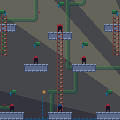

The image is a tile-based game level rendered from a .tmx file. Its description and complete source (layers, tilesets, objects, tile grids) follow:
An orthogonal 15x15 tile map with 8x8 px tiles, 5 tile layers (Pipes, Water, Platforms, Extras, ...), 1 image layer.

<map version="1.4" tiledversion="2021.01.13" orientation="orthogonal" renderorder="right-down" width="15" height="15" tilewidth="8" tileheight="8" infinite="0" nextlayerid="7" nextobjectid="1">
 <tileset firstgid="1" source="tileset.tsx" />
 <imagelayer id="5" name="Background" locked="1" opacity="0.87">
  <image source="background_picosystem.png" width="120" height="120" />
 </imagelayer>
 <layer id="3" name="Pipes" width="15" height="15" locked="1" opacity="0.57">
  <data encoding="csv">
0,0,0,0,13,0,0,0,29,23,24,0,0,0,0,
0,0,0,0,14,0,0,0,13,0,0,0,0,0,0,
6,23,23,23,24,0,0,0,13,0,0,0,0,0,0,
13,0,0,0,0,0,0,0,13,0,0,0,0,0,0,
13,0,0,0,0,0,0,0,13,0,0,0,0,0,0,
13,0,0,0,0,0,0,0,13,0,0,0,0,0,0,
24,0,0,0,0,0,0,0,13,0,0,0,0,0,0,
0,0,0,0,0,0,0,0,16,0,0,0,0,0,0,
0,0,0,0,0,0,0,0,21,6,23,23,23,23,23,
0,0,0,0,0,0,0,0,0,13,0,0,0,0,0,
0,0,0,0,0,0,0,0,0,13,0,0,0,0,0,
0,0,0,0,0,18,6,7,23,24,0,0,0,0,0,
0,0,0,0,0,26,13,0,0,0,0,0,0,0,0,
7,8,0,0,0,26,13,0,0,0,0,0,0,0,0,
0,13,0,0,0,26,13,0,0,0,0,0,0,0,0
</data>
 </layer>
 <layer id="4" name="Water" width="15" height="15" locked="1" opacity="0.5">
  <data encoding="csv">
0,0,0,0,0,0,0,0,0,0,0,0,0,0,0,
0,0,0,0,0,0,0,0,0,0,0,0,0,0,0,
0,0,0,0,0,0,0,0,0,0,0,0,0,0,0,
0,0,0,0,0,0,0,0,0,0,0,0,0,0,0,
0,0,0,0,0,0,0,0,0,0,0,0,0,0,0,
0,0,0,0,0,0,0,0,0,0,0,0,0,0,0,
0,0,0,0,0,0,0,0,0,0,0,0,0,0,0,
0,0,0,0,0,0,0,0,0,0,0,0,0,0,0,
0,0,0,0,0,0,0,0,0,0,0,0,0,0,0,
0,0,0,0,0,0,0,0,0,0,0,0,0,0,0,
0,0,0,0,0,0,0,0,0,0,0,0,0,0,0,
0,0,0,0,0,0,0,0,0,0,0,0,0,0,0,
0,0,0,0,0,0,0,0,0,0,0,0,0,0,0,
0,0,0,0,0,0,0,0,0,0,0,0,0,0,0,
31,31,31,31,31,31,31,31,31,31,31,31,31,31,31
</data>
 </layer>
 <layer id="1" name="Platforms" width="15" height="15">
  <data encoding="csv">
0,0,0,0,0,0,0,0,0,0,0,0,0,0,0,
0,0,0,0,0,0,0,0,0,0,0,0,0,0,0,
0,0,0,0,0,0,0,0,0,0,0,0,0,0,0,
2,3,0,0,0,0,0,0,0,0,0,0,0,1,2,
0,0,0,0,0,0,1,2,3,0,0,0,0,0,0,
0,0,0,0,0,0,0,0,0,0,0,0,0,0,0,
0,0,0,0,0,0,0,0,0,0,0,0,0,0,0,
0,0,0,0,0,0,0,0,0,0,0,0,0,0,0,
0,0,0,1,2,3,0,0,0,1,2,3,0,0,0,
0,0,0,0,0,0,0,0,0,0,0,0,0,0,0,
0,0,0,0,0,0,0,0,0,0,0,0,0,0,0,
0,0,0,0,0,0,0,0,0,0,0,0,0,0,0,
0,0,0,0,0,0,0,0,0,0,0,0,0,0,0,
0,0,0,0,0,0,0,0,0,0,0,0,0,0,0,
2,2,3,0,0,0,1,2,3,0,0,0,1,2,2
</data>
 </layer>
 <layer id="2" name="Extras" width="15" height="15">
  <data encoding="csv">
0,0,0,0,0,0,0,20,0,0,0,0,0,0,0,
19,0,0,0,0,0,0,0,0,0,0,0,0,0,19,
12,0,0,0,0,0,0,0,0,0,0,0,0,0,12,
12,0,0,0,0,0,0,12,0,0,0,0,0,0,12,
12,0,0,0,0,0,0,12,0,0,0,0,0,0,12,
12,0,0,0,20,0,0,12,0,0,20,0,0,0,12,
12,0,0,0,0,0,0,12,0,0,0,0,0,0,12,
0,0,0,0,0,0,0,12,0,0,0,0,0,0,0,
0,0,0,0,0,0,0,12,0,0,0,0,0,0,0,
0,0,0,0,0,0,0,12,0,0,0,0,0,0,0,
0,0,0,0,0,0,0,12,0,0,0,0,0,0,0,
0,20,0,0,0,0,0,12,0,0,0,0,0,20,0,
0,0,0,0,0,0,0,12,0,0,0,0,0,0,0,
0,0,0,0,0,0,0,12,0,0,0,0,0,0,0,
0,0,0,0,0,0,0,0,0,0,0,0,0,0,0
</data>
 </layer>
 <layer id="6" name="Entity Spawns" width="15" height="15">
  <data encoding="csv">
0,0,0,0,0,0,0,0,0,0,0,0,0,0,0,
0,0,0,0,0,0,0,0,0,0,0,0,0,0,0,
0,0,0,0,0,0,0,0,0,0,0,0,0,0,0,
0,0,0,0,0,0,0,37,0,0,0,0,0,0,0,
0,0,0,0,0,0,0,0,0,0,0,0,0,0,0,
0,0,0,0,0,0,0,0,0,0,0,0,0,0,0,
0,0,0,0,0,0,0,0,0,0,0,0,0,0,0,
0,0,0,0,37,0,0,0,0,0,37,0,0,0,0,
0,0,0,0,0,0,0,0,0,0,0,0,0,0,0,
0,0,0,0,0,0,0,0,0,0,0,0,0,0,0,
0,0,0,0,0,0,0,0,0,0,0,0,0,0,0,
0,0,0,0,0,0,0,0,0,0,0,0,0,0,0,
0,0,0,0,0,0,0,0,0,0,0,0,0,0,0,
0,37,0,0,0,0,0,33,0,0,0,0,0,37,0,
0,0,0,0,0,0,0,0,0,0,0,0,0,0,0
</data>
 </layer>
</map>